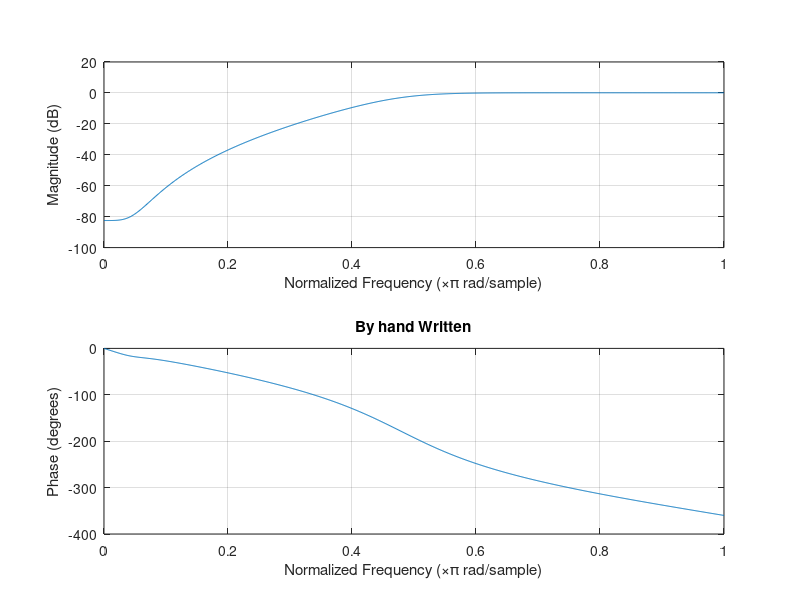

MATLAB code for this plot:
clc ;
close all ;
clear ;
%impz(b,a,n) with no output arguments plots the impulse response of the digital filter with numerator coefficients b and denominator coefficients a.
%b :: coefficients of numerator part as [...b4(Z^4) b3(Z^3) b1(Z^2) b1(Z^1) b0(Z^0) b(-1)(Z^-1) b(-2)(Z^-2) b(-3)(Z^-3) ..]
%a :: coefficients of denominator part as [...b4(Z^4) b3(Z^3) b1(Z^2) b1(Z^1) b0(Z^0) b(-1)(Z^-1) b(-2)(Z^-2) b(-3)(Z^-3) ..]
%n(optional):: number of samples 
b=[0.1067 -0.4267 0.64 -0.4266 0.1067];
a=[1 -0.1467 0.4931 -0.03112 0.018184];
%n=1131;% as it's optional i take my rollnumber last two digit

%freqz function : freqz(b,a,n,fs) without output argument,Display the magnitude and phase responses of the filter.
%b :: numerator coefficients
%a :: denomerator coefficients
%(optional)n :: Number of evaluation points, specified as a positive integer scalar no less than 2. When n is absent, it defaults to 512. For best results, set n to a value greater than the filter order.
%fs :: sampling freq
fs=1000;
figure(1)
freqz(b,a,fs);
title('By hand Written')



